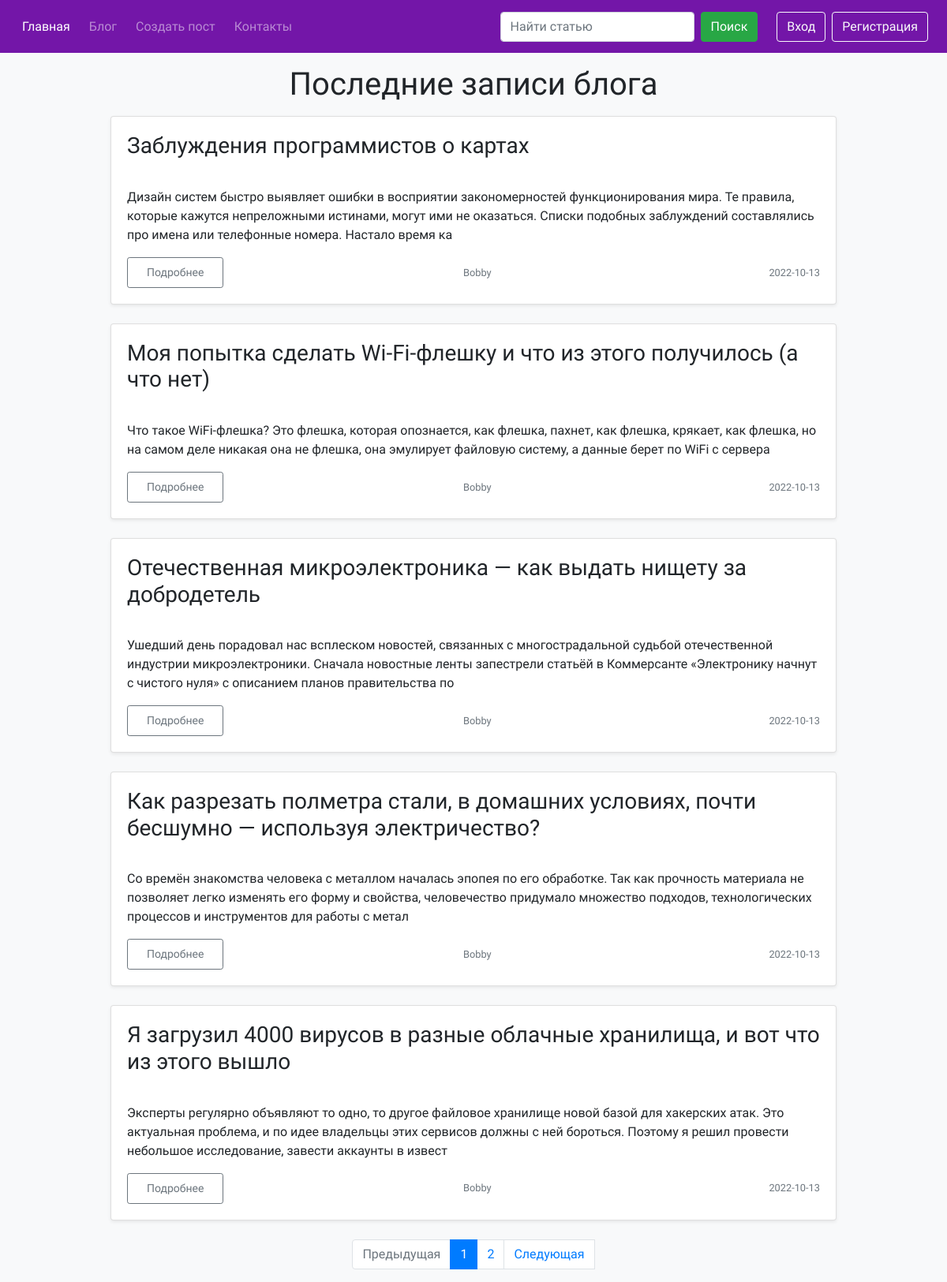
Screenshot of /blog/ with the database file from the repository.
### blog/models.py (models this page shows, shortened)
class PostModel(db.Model):
    id = db.Column(db.Integer, primary_key=True)
    title = db.Column(db.String(100), nullable=False)
    image = db.Column(db.String(255), nullable=True)
    description = db.Column(db.String(255), nullable=False)
    text = db.Column(db.Text, nullable=False)
    author = db.Column(db.Integer, db.ForeignKey('user_model.id', ondelete="CASCADE"))
    created_data = db.Column(db.DateTime, default=datetime.now(timezone('Europe/Minsk')))

### authentication/models.py (models this page shows, shortened)
class UserModel(db.Model, UserMixin):
    id = db.Column(db.Integer, primary_key=True)
    username = db.Column(db.String(255), nullable=False, unique=True)
    email = db.Column(db.String(255), nullable=False, unique=True)
    password = db.Column(db.String(255), nullable=False)
    role = db.Column(db.String(255), default="user")
    registration_data = db.Column(db.DateTime, default=datetime.utcnow)
    posts = db.relationship('PostModel', backref='post_author', lazy=True)

### blog/blog.py (the view)
@blog.route("/", methods=["GET", "POST"])
@logger.catch
def blog_view():
    page = request.args.get('page')
    if page and page.isdigit():
        page = int(page)
    else:
        page = 1
    return render_template(
        "blog/blog_page.html",
        title="Блог",
        posts_for_page=get_all_posts_from_post_model_on_page(page=page),
    )

### app.py (called while the page is built)
@app.after_request
def redirect_to_signin(response):
    if response.status_code == 401:
        flash('Пожалуйста войдите в свой аккаунт или зарегистрируйтесь, чтобы попасть в данный раздел.', 'success')
        return redirect(url_for('authentication.sign_in_view', next_page=request.url))
    return response

### blog/services.py (called while the page is built)
@logger.catch
def get_all_posts_from_post_model_on_page(page: int):
    return PostModel.query.order_by(PostModel.id.desc()).paginate(page=page, per_page=5)

### templates/blog/blog_page.html (shortened to what this page needs)
{% extends 'base.html' %}
{% block content_app %}
    <div class="container">
        <h1 class="my-3 text-center">Последние записи блога</h1>
        <div class="row">
            {% if posts_for_page %}
                {% for post in posts_for_page.items %}
                    <div class="col-md-1"></div>
                    <div class="col-md-10">
                        <div class="card mb-4 shadow-sm">
                            <div class="card-body">
                                <h3 class="card-title">{{ post.title }}</h3>
                                <p class="card-text">{{ post.description| safe | truncate(1000) }}</p>
                                <div class="d-flex justify-content-between align-items-center">
                                    <div class="btn-group">
                                        <a href="{{ url_for("blog.post_page_view", post_id=post.id) }}"
                                           class="btn px-4 py-2 btn-sm btn-outline-secondary">Подробнее</a>
                                    </div>
                                    <small class="text-muted pr-5">{{ post.post_author.username }}</small>
                                    <small class="text-muted">{{ post.created_data.date() }}</small>
                                </div>
                            </div>
                        </div>
                    </div>
                    <div class="col-md-1"></div>
                {% endfor %}
            {% else %}
                <h2 class="container my-5 text-center">Увы, статей нет :(</h2>
            {% endif %}
        </div>
        <nav aria-label="Paginate me">
            <ul class="pagination justify-content-center">
                {% if posts_for_page.has_prev %}
                    <a class="page-link" href="?page={{ posts_for_page.prev_num }}"
                       tabindex="-1">Предыдущая</a>
                {% else %}
                    <li class="page-item disabled">
                        <a class="page-link" href="#" tabindex="-1">Предыдущая</a>
                    </li>
                {% endif %}
                {% for page_number in range(1, (posts_for_page.pages + 1)) %}
                    {% if page_number == posts_for_page.page %}
                        <li class="page-item active"><a class="page-link"
                                                        href="?page={{ page_number }}">{{ page_number }}</a></li>
                    {% else %}
                        <li class="page-item"><a class="page-link" href="?page={{ page_number }}">{{ page_number }}</a>
                        </li>
                    {% endif %}
                {% endfor %}
                {% if posts_for_page.has_next %}
                    <a class="page-link" href="?page={{ posts_for_page.next_num }}">Следующая</a>
                {% else %}
                    <li class="page-item disabled">
                        <a class="page-link" href="#">Следующая</a>
                    </li>
                {% endif %}
            </ul>
        </nav>
    </div>
{% endblock %}

### templates/base.html (shortened to what this page needs)
<!doctype html>
<html lang="en">
<head>
    {% block links %}
        <link rel="stylesheet" href="https://cdn.jsdelivr.net/npm/bootstrap@4.5.3/dist/css/bootstrap.min.css"
>
        <link rel="stylesheet" href="{{ url_for("static", filename="css/style.css") }}" type="text/css">
    {% endblock %}
</head>
<body class="bg-light">
{% block header %}
    {% include 'block/header.html' %}
{% endblock %}
<div class="main-content">
    {% block content_app %}
    {% endblock %}
</div>
</body>
</html>

### templates/block/header.html (shortened to what this page needs)
<div class="header">
    <nav class="navbar navbar-expand-lg navbar-dark sticky-top" style="background-color: #7316a8">
        <div class="collapse navbar-collapse" id="navbarSupportedContent">
            <ul class="navbar-nav mr-auto">
                <li class="nav-item active px-1 pt-2 h6">
                    <a href="/" class="nav-link">Главная</a>
                </li>
                <li class="nav-item px-1 pt-2 h6">
                    <a href="{{ url_for('blog.blog_view') }}" class="nav-link">Блог</a>
                </li>
                <li class="nav-item px-1 pt-2 h6">
                    <a href="{{ url_for('blog.create_post_view') }}" class="nav-link">Создать пост</a>
                </li>
                <li class="nav-item px-1 pt-2 h6">
                    <a href="{{ url_for('feedback.feedback_view') }}" class="nav-link">Контакты</a>
                </li>
            </ul>
            <form action="{{ url_for('search.search_view') }}" method="get" class="form-inline my-2 my-lg-0">
                <input type="text" name="query" size="20" class="form-control mr-sm-2" placeholder="Найти статью"
                       aria-label="Поиск">
                <button class="btn btn-success my-2 my-sm-0 mr-4" type="submit">Поиск</button>
            </form>
            {% if current_user.is_authenticated %}
                <a href="{{ url_for('authentication.sign_out_view') }}" class="btn btn-outline-light mr-2">Выход</a>
                <span class="navbar-text text-white mr-4 ml-5">{{ current_user.username }}</span>
            {% else %}
                <a href="{{ url_for('authentication.sign_in_view') }}" class="btn btn-outline-light mr-2">Вход</a>
                <a href="{{ url_for('authentication.sign_up_view') }}"
                   class="btn btn-outline-light mr-2">Регистрация</a>
            {% endif %}
        </div>
    </nav>
</div>

### static/css/style.css (style rules this page uses)
* { font-family: 'Source Sans Pro', sans-serif; }
a { text-decoration: none; }

### rows the page displays
PostModel: title "Заблуждения программистов о картах", description "Дизайн систем быстро выявляет ошибки в восприятии закономерностей функционирования мира. Те правила, которые кажутся непреложными истинами, могут ими не оказаться. Списки подобных заблуждений составлялись про имена или телефонные номера. Настало время ка", post_author.username "Bobby", created_data "2022-10-13"
PostModel: title "Моя попытка сделать Wi-Fi-флешку и что из этого получилось (а что нет)", description "Что такое WiFi-флешка? Это флешка, которая опознается, как флешка, пахнет, как флешка, крякает, как флешка, но на самом деле никакая она не флешка, она эмулирует файловую систему, а данные берет по WiFi с сервера", post_author.username "Bobby", created_data "2022-10-13"
PostModel: title "Отечественная микроэлектроника — как выдать нищету за добродетель", description "Ушедший день порадовал нас всплеском новостей, связанных с многострадальной судьбой отечественной индустрии микроэлектроники. Сначала новостные ленты запестрели статьёй в Коммерсанте «Электронику начнут с чистого нуля» с описанием планов правительства по", post_author.username "Bobby", created_data "2022-10-13"
PostModel: title "Как разрезать полметра стали, в домашних условиях, почти бесшумно — используя электричество?", description "Со времён знакомства человека с металлом началась эпопея по его обработке. Так как прочность материала не позволяет легко изменять его форму и свойства, человечество придумало множество подходов, технологических процессов и инструментов для работы с метал", post_author.username "Bobby", created_data "2022-10-13"
PostModel: title "Я загрузил 4000 вирусов в разные облачные хранилища, и вот что из этого вышло", description "Эксперты регулярно объявляют то одно, то другое файловое хранилище новой базой для хакерских атак. Это актуальная проблема, и по идее владельцы этих сервисов должны с ней бороться. Поэтому я решил провести небольшое исследование, завести аккаунты в извест", post_author.username "Bobby", created_data "2022-10-13"

### other values shown
{{ page_number }} "1"
{{ page_number }} "2"
